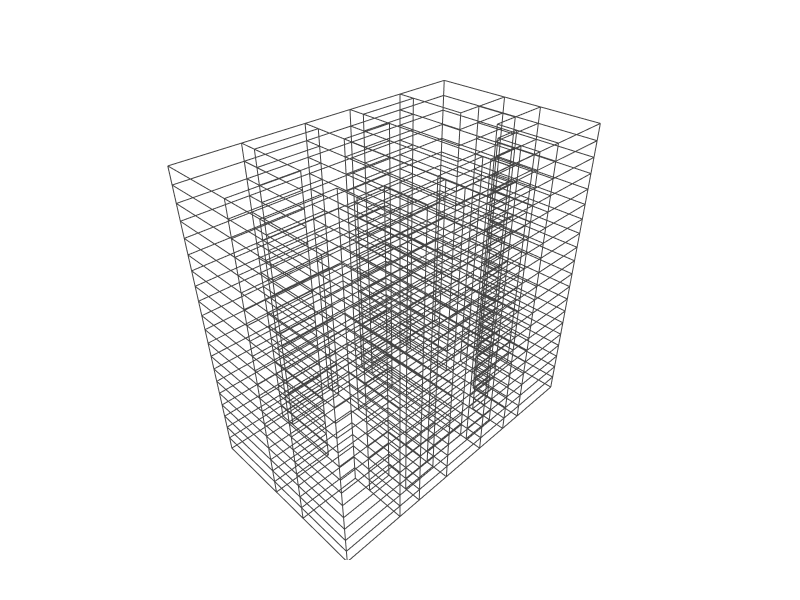

Source (notebook cell):
### Code cell
Topology.Show(objects,
              edgeColor=[100,100,200],   # visible color, not white
              edgeWidth=2,
              showFaces=False,           # skip faces entirely
              showVertices=False,
              backgroundColor="white",
              width=800,
              height=600,
              renderer=renderer)

### Figure 1 — Plotly figure (JSON) as saved in the notebook; plotly's stock layout.template omitted (floating-point values rounded to 4 significant figures; data arrays with more than 128 entries replaced by an {"elided": "..."} marker saying what was removed)
{"data": [{"hoverinfo": "text", "legendgroup": "2", "legendrank": 2, "line": {"color": [100, 100, 200], "dash": "solid", "width": 2}, "marker": {"size": 0}, "mode": "lines", "name": "1: default (Edges)", "showlegend": false, "text": "", "type": "scatter3d", "x": {"elided": "20160 int values"}, "y": {"elided": "20160 int values"}, "z": {"elided": "20160 int values"}}], "layout": {"autosize": true, "height": 600, "margin": {"b": 40, "l": 40, "r": 40, "t": 40}, "paper_bgcolor": "#FFFFFF", "plot_bgcolor": "#FFFFFF", "scene": {"aspectmode": "data", "camera": {"center": {"x": 0, "y": 0, "z": 0}, "eye": {"x": -1.25, "y": -1.25, "z": 1.25}, "projection": {"type": "perspective"}, "up": {"x": 0, "y": 0, "z": 1}}, "xaxis": {"visible": false}, "yaxis": {"visible": false}, "zaxis": {"visible": false}}, "showlegend": true, "width": 800, "xaxis": {"showgrid": false, "visible": false, "zeroline": false}, "yaxis": {"showgrid": false, "visible": false, "zeroline": false}}}
